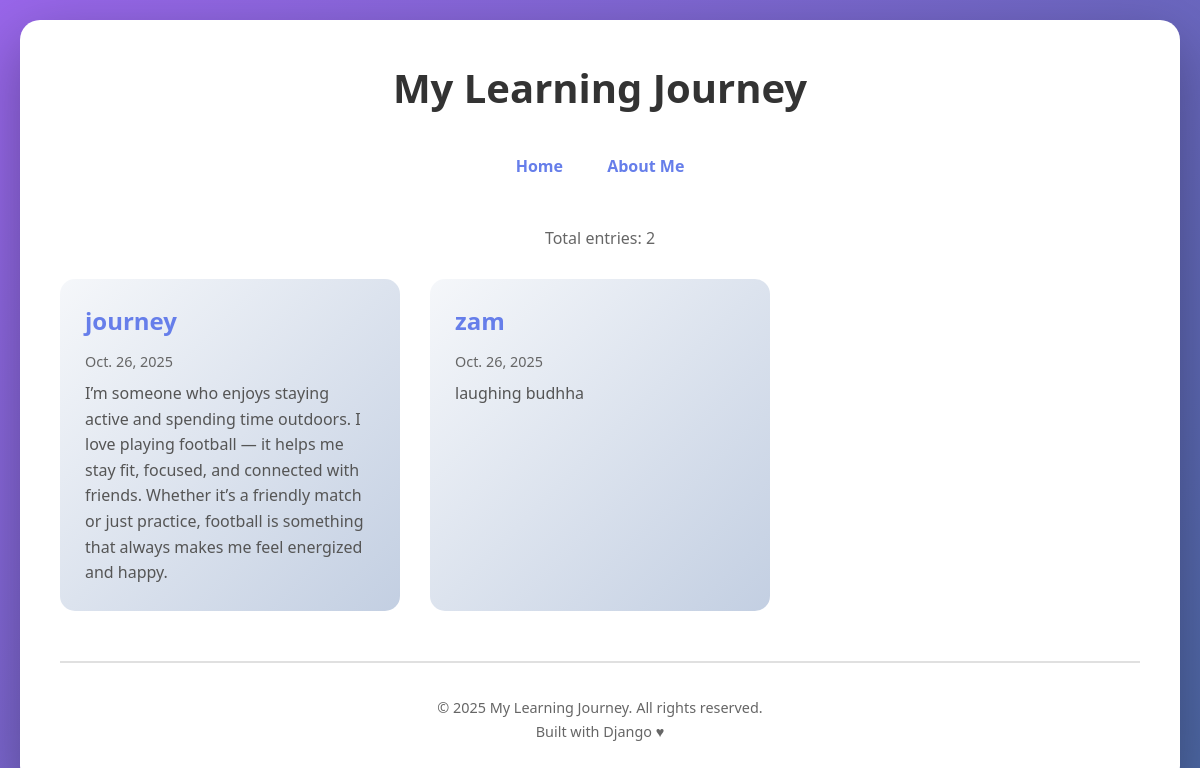
Before: / with the older database file.
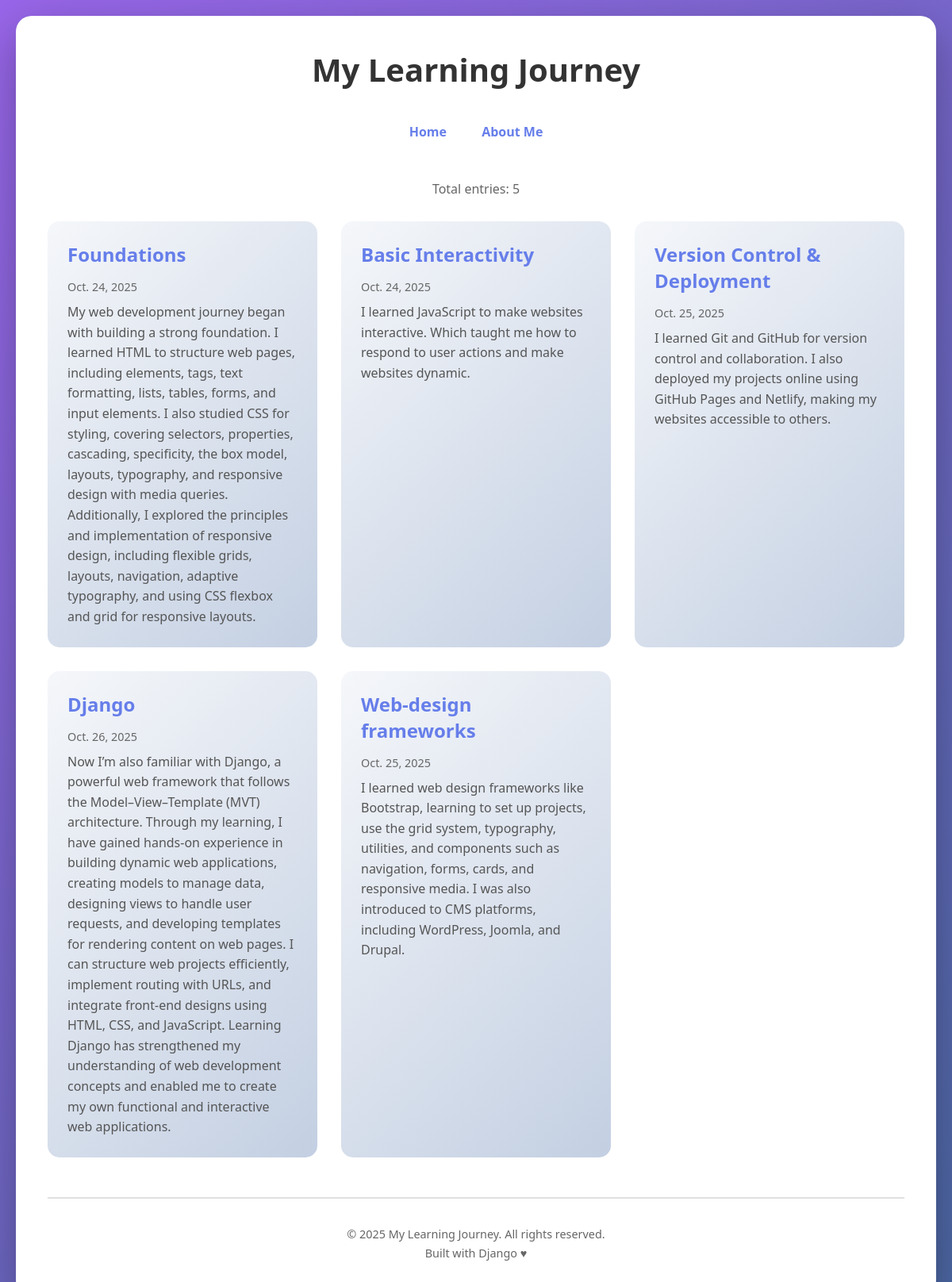
After: the same page with the newer database file.
### pgJourney/models.py (models this page shows, shortened)
class LearningJourney(models.Model):  # Changed from learningJourney to LearningJourney
    title = models.CharField(max_length=200)
    description = models.TextField()
    date = models.DateField()

### pgJourney/views.py (the view)
# urls.py: path('', views.index, name='index'),
def index(request):
    journeys = LearningJourney.objects.all()
    return render(request, 'pgJourney/index.html', {'journeys': journeys})

### pgJourney/templates/pgJourney/index.html (shortened to what this page needs)
{% load static %}
<!DOCTYPE html>
<html lang="en">
<head>
</head>
<body>
    <div class="container">
        <h1>My Learning Journey</h1>
        <div class="nav">
            <a href="/">Home</a>
            <a href="/about/">About Me</a>
        </div>
        {% if journeys %}
        <p style="text-align: center; color: #666; margin-bottom: 30px;">Total entries: {{ journeys|length }}</p>
        <div class="journeys">
            {% for journey in journeys %}
            <div class="journey-card">
                <h2>{{ journey.title }}</h2>
                <div class="date">{{ journey.date }}</div>
                <div class="description">{{ journey.description }}</div>
            </div>
            {% endfor %}
        </div>
        {% else %}
        <div class="empty">
            <p>No learning journeys yet. Check back soon!</p>
        </div>
        {% endif %}
        <footer>
            <p>&copy; 2025 My Learning Journey. All rights reserved.</p>
            <p>Built with Django &hearts;</p>
        </footer>
    </div>
</body>
</html>

### pgJourney/templates/pgJourney/index.html (style rules this page uses)
* { margin: 0; padding: 0; box-sizing: border-box; }
body { font-family: 'Segoe UI', Tahoma, Geneva, Verdana, sans-serif; background: linear-gradient(135deg, #9966ea 0%, #4b67a2 100%); min-height: 100vh; padding: 20px; }
.container { max-width: 1200px; margin: 0 auto; background: white; border-radius: 20px; padding: 40px; box-shadow: 0 20px 60px rgba(0, 0, 0, 0.3); }
h1 { color: #333; text-align: center; margin-bottom: 30px; font-size: 2.5em; }
.nav { text-align: center; margin-bottom: 40px; }
.nav a { color: #667eea; text-decoration: none; font-weight: bold; padding: 10px 20px; border-radius: 8px; display: inline-block; transition: background 0.3s; }
.journeys { display: grid; grid-template-columns: repeat(auto-fill, minmax(300px, 1fr)); gap: 30px; }
.journey-card { background: linear-gradient(135deg, #f5f7fa 0%, #c3cfe2 100%); padding: 25px; border-radius: 15px; transition: transform 0.3s, box-shadow 0.3s; }
.journey-card h2 { color: #667eea; margin-bottom: 15px; }
.journey-card .date { color: #666; font-size: 0.9em; margin-bottom: 10px; }
.journey-card .description { color: #555; line-height: 1.6; }
footer { margin-top: 50px; padding-top: 30px; border-top: 2px solid #e0e0e0; text-align: center; color: #666; }
footer p { margin: 5px 0; font-size: 0.9em; }

Changed rows visible on the page:
removed LearningJourney: title "journey", date "Oct. 26, 2025", description "I’m someone who enjoys staying active and spending time outdoors. I love playing football — it helps me stay fit, focused, and connected with friends. Whether it’s a friendly match or just practice, football is something that always makes me feel energized and happy."
removed LearningJourney: title "zam", date "Oct. 26, 2025", description "laughing budhha"
added LearningJourney: title "Foundations", date "Oct. 24, 2025", description "My web development journey began with building a strong foundation. I learned HTML to structure web pages, including elements, tags, text formatting, lists, tables, forms, and input elements. I also studied CSS for styling, covering selectors, properties, cascading, specificity, the box model, layouts, typography, and responsive design with media queries. Additionally, I explored the principles and implementation of responsive design, including flexible grids, layouts, navigation, adaptive typography, and using CSS flexbox and grid for responsive layouts."
added LearningJourney: title "Basic Interactivity", date "Oct. 24, 2025", description "I learned JavaScript to make websites interactive. Which taught me how to respond to user actions and make websites dynamic."
added LearningJourney: title "Version Control & Deployment", date "Oct. 25, 2025", description "I learned Git and GitHub for version control and collaboration. I also deployed my projects online using GitHub Pages and Netlify, making my websites accessible to others."
added LearningJourney: title "Django", date "Oct. 26, 2025", description "Now I’m also familiar with Django, a powerful web framework that follows the Model–View–Template (MVT) architecture. Through my learning, I have gained hands-on experience in building dynamic web applications, creating models to manage data, designing views to handle user requests, and developing templates for rendering content on web pages. I can structure web projects efficiently, implement routing with URLs, and integrate front-end designs using HTML, CSS, and JavaScript. Learning Django has strengthened my understanding of web development concepts and enabled me to create my own functional and interactive web applications."
added LearningJourney: title "Web-design frameworks", date "Oct. 25, 2025", description "I learned web design frameworks like Bootstrap, learning to set up projects, use the grid system, typography, utilities, and components such as navigation, forms, cards, and responsive media. I was also introduced to CMS platforms, including WordPress, Joomla, and Drupal."
Other visible differences:
{{ journeys|length }}: "2" → "5"
